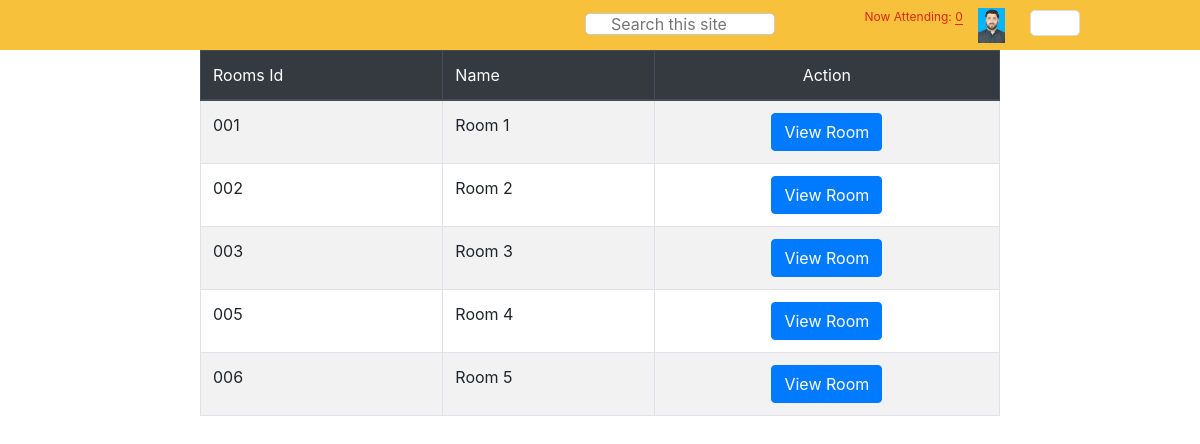
The app's page /chat/room/list/ (signed in), older data.
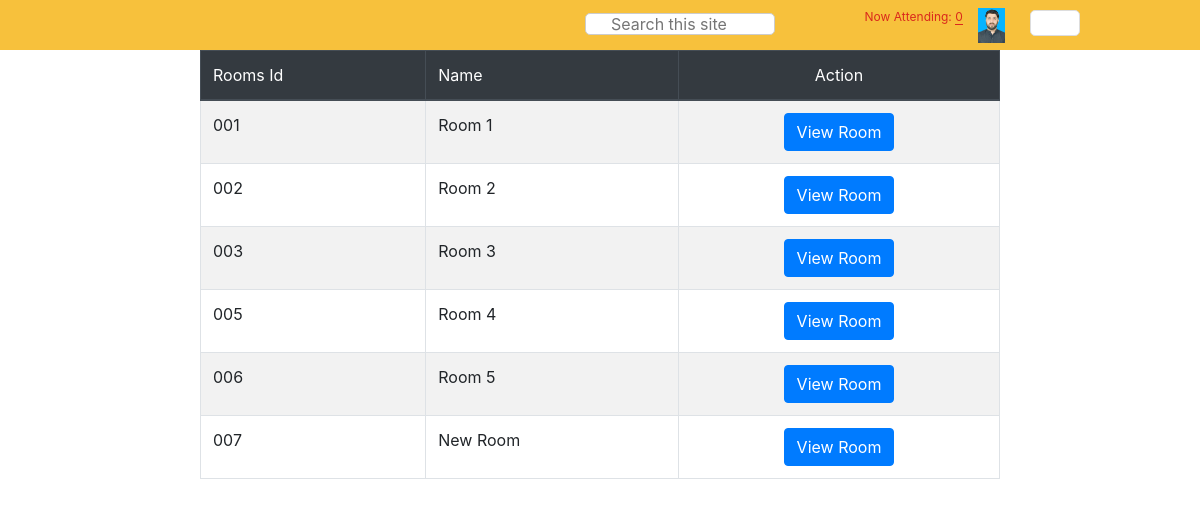
The same page, newer data.
### chat/models.py (models this page shows, shortened)
class Room(models.Model):
    title = models.CharField(max_length=255)
    staff_only = models.BooleanField(default=False)

### chat/views.py (the view)
# urls.py: path('room/list/', views.Rooms.as_view(), name='room'),
class Rooms(TemplateView):
    template_name = 'rooms/rooms.html'
    def get_context_data(self, **kwargs):
        context = super(
            Rooms, self).get_context_data(**kwargs)
        rooms = Room.objects.all()
        context.update({
            'rooms': rooms,
        })
        return context

### templates/rooms/rooms.html (shortened to what this page needs)
{% extends "base.html" %}
{% block content %}
<table class="table align-items-center table-striped table-bordered table-hover">
    <thead class="thead-dark">
    <tr>
        <th>Rooms Id</th>
        <th>Name</th>
        <th class="text-center">Action</th>
    </tr>
    </thead>
    <tbody>
    {% for room in rooms %}
        <tr>
            <td>{{room.id|stringformat:"03d"}}</td>
            <td>{{room.title|title}}</td>
            <td class="text-center">
                <a class="btn btn-primary" href="{% url 'chat:room_detail' pk=room.id %}">View Room</a>
            </td>
        </tr>
    {% endfor %}
    </tbody>
</table>
{% endblock %}

Row changes from the older to the newer data that the page shows:
added Room: id "007", title "New Room"
